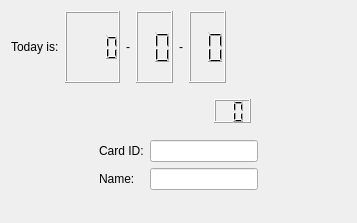
<?xml version="1.0" encoding="UTF-8"?>
<ui version="4.0">
 <class>widget</class>
 <widget class="QWidget" name="widget">
  <property name="geometry">
   <rect>
    <x>0</x>
    <y>0</y>
    <width>357</width>
    <height>223</height>
   </rect>
  </property>
  <layout class="QVBoxLayout" name="verticalLayout">
   <item>
    <layout class="QHBoxLayout" name="horizontalLayout">
     <item>
      <widget class="QLabel" name="label">
       <property name="text">
        <string>Today is:</string>
       </property>
      </widget>
     </item>
     <item>
      <widget class="QLCDNumber" name="yearNumber">
       <property name="numDigits">
        <number>4</number>
       </property>
      </widget>
     </item>
     <item>
      <widget class="QLabel" name="label_2">
       <property name="text">
        <string>-</string>
       </property>
      </widget>
     </item>
     <item>
      <widget class="QLCDNumber" name="monthNumber">
       <property name="numDigits">
        <number>2</number>
       </property>
      </widget>
     </item>
     <item>
      <widget class="QLabel" name="label_3">
       <property name="text">
        <string>-</string>
       </property>
      </widget>
     </item>
     <item>
      <widget class="QLCDNumber" name="dayNumber">
       <property name="numDigits">
        <number>2</number>
       </property>
      </widget>
     </item>
     <item>
      <spacer name="horizontalSpacer">
       <property name="orientation">
        <enum>Qt::Horizontal</enum>
       </property>
       <property name="sizeHint" stdset="0">
        <size>
         <width>40</width>
         <height>20</height>
        </size>
       </property>
      </spacer>
     </item>
    </layout>
   </item>
   <item>
    <layout class="QHBoxLayout" name="horizontalLayout_2">
     <item>
      <spacer name="horizontalSpacer_2">
       <property name="orientation">
        <enum>Qt::Horizontal</enum>
       </property>
       <property name="sizeHint" stdset="0">
        <size>
         <width>40</width>
         <height>20</height>
        </size>
       </property>
      </spacer>
     </item>
     <item>
      <widget class="RotateNumberLabel" name="hourLabel">
       <property name="minimumSize">
        <size>
         <width>48</width>
         <height>45</height>
        </size>
       </property>
      </widget>
     </item>
     <item>
      <widget class="RotateNumberLabel" name="minuteLabel">
       <property name="minimumSize">
        <size>
         <width>48</width>
         <height>45</height>
        </size>
       </property>
      </widget>
     </item>
     <item>
      <widget class="QLCDNumber" name="secondNumber">
       <property name="maximumSize">
        <size>
         <width>16777215</width>
         <height>24</height>
        </size>
       </property>
       <property name="numDigits">
        <number>2</number>
       </property>
      </widget>
     </item>
     <item>
      <spacer name="horizontalSpacer_3">
       <property name="orientation">
        <enum>Qt::Horizontal</enum>
       </property>
       <property name="sizeHint" stdset="0">
        <size>
         <width>40</width>
         <height>20</height>
        </size>
       </property>
      </spacer>
     </item>
    </layout>
   </item>
   <item>
    <layout class="QHBoxLayout" name="horizontalLayout_3">
     <item>
      <spacer name="horizontalSpacer_4">
       <property name="orientation">
        <enum>Qt::Horizontal</enum>
       </property>
       <property name="sizeHint" stdset="0">
        <size>
         <width>40</width>
         <height>20</height>
        </size>
       </property>
      </spacer>
     </item>
     <item>
      <layout class="QFormLayout" name="formLayout">
       <item row="0" column="0">
        <widget class="QLabel" name="label_4">
         <property name="text">
          <string>Card ID:</string>
         </property>
        </widget>
       </item>
       <item row="0" column="1">
        <widget class="QLineEdit" name="cardIdEdit"/>
       </item>
       <item row="1" column="0">
        <widget class="QLabel" name="label_5">
         <property name="text">
          <string>Name:</string>
         </property>
        </widget>
       </item>
       <item row="1" column="1">
        <widget class="QLineEdit" name="nameEdit"/>
       </item>
      </layout>
     </item>
     <item>
      <spacer name="horizontalSpacer_5">
       <property name="orientation">
        <enum>Qt::Horizontal</enum>
       </property>
       <property name="sizeHint" stdset="0">
        <size>
         <width>40</width>
         <height>20</height>
        </size>
       </property>
      </spacer>
     </item>
    </layout>
   </item>
  </layout>
 </widget>
 <customwidgets>
  <customwidget>
   <class>RotateNumberLabel</class>
   <extends>QLabel</extends>
   <header>rotatenumberlabel.h</header>
  </customwidget>
 </customwidgets>
 <resources/>
 <connections/>
</ui>
